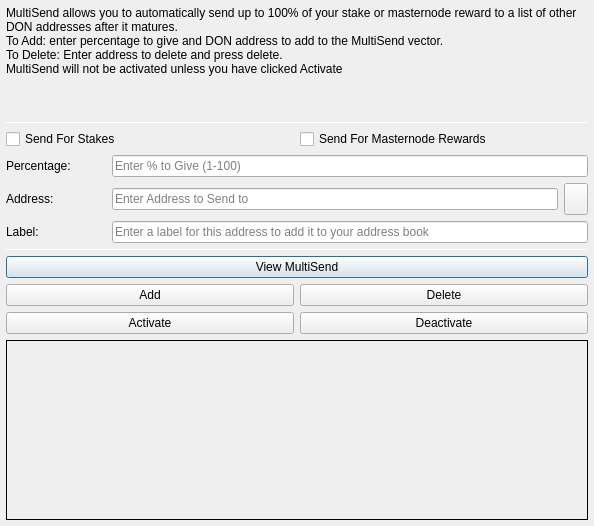
<?xml version="1.0" encoding="UTF-8"?>
<ui version="4.0">
 <class>MultiSendDialog</class>
 <widget class="QDialog" name="MultiSendDialog">
  <property name="windowModality">
   <enum>Qt::NonModal</enum>
  </property>
  <property name="geometry">
   <rect>
    <x>0</x>
    <y>0</y>
    <width>594</width>
    <height>526</height>
   </rect>
  </property>
  <property name="windowTitle">
   <string>MultiSend</string>
  </property>
  <layout class="QVBoxLayout" name="verticalLayout" stretch="0">
   <property name="leftMargin">
    <number>6</number>
   </property>
   <property name="topMargin">
    <number>6</number>
   </property>
   <property name="rightMargin">
    <number>6</number>
   </property>
   <property name="bottomMargin">
    <number>6</number>
   </property>
   <item>
    <layout class="QVBoxLayout" name="verticalLayout_Main" stretch="1,1,1,0,1,1,1">
     <item>
      <widget class="QLabel" name="label_2">
       <property name="lineWidth">
        <number>1</number>
       </property>
       <property name="text">
        <string>MultiSend allows you to automatically send up to 100% of your stake or masternode reward to a list of other DON addresses after it matures.
To Add: enter percentage to give and DON address to add to the MultiSend vector.
To Delete: Enter address to delete and press delete.
MultiSend will not be activated unless you have clicked Activate</string>
       </property>
       <property name="alignment">
        <set>Qt::AlignLeading|Qt::AlignLeft|Qt::AlignTop</set>
       </property>
       <property name="wordWrap">
        <bool>true</bool>
       </property>
      </widget>
     </item>
     <item>
      <widget class="Line" name="line">
       <property name="minimumSize">
        <size>
         <width>0</width>
         <height>1</height>
        </size>
       </property>
       <property name="maximumSize">
        <size>
         <width>16777215</width>
         <height>1</height>
        </size>
       </property>
       <property name="orientation">
        <enum>Qt::Horizontal</enum>
       </property>
      </widget>
     </item>
     <item>
      <layout class="QVBoxLayout" name="verticalLayout_Settings">
       <item>
        <layout class="QHBoxLayout" name="horizontalLayout">
         <item>
          <widget class="QCheckBox" name="multiSendStakeCheckBox">
           <property name="text">
            <string>Send For Stakes</string>
           </property>
          </widget>
         </item>
         <item>
          <widget class="QCheckBox" name="multiSendMasternodeCheckBox">
           <property name="text">
            <string>Send For Masternode Rewards</string>
           </property>
          </widget>
         </item>
        </layout>
       </item>
       <item>
        <layout class="QHBoxLayout" name="horizontalLayout_6">
         <item>
          <widget class="QLabel" name="label">
           <property name="minimumSize">
            <size>
             <width>100</width>
             <height>0</height>
            </size>
           </property>
           <property name="toolTip">
            <string>Percentage of stake to send</string>
           </property>
           <property name="text">
            <string>Percentage:</string>
           </property>
          </widget>
         </item>
         <item>
          <widget class="QLineEdit" name="multiSendPercentEdit">
           <property name="toolTip">
            <string>Enter whole numbers 1 - 100</string>
           </property>
           <property name="placeholderText">
            <string>Enter % to Give (1-100)</string>
           </property>
          </widget>
         </item>
        </layout>
       </item>
       <item>
        <layout class="QHBoxLayout" name="horizontalLayout_7">
         <item>
          <widget class="QLabel" name="label_5">
           <property name="minimumSize">
            <size>
             <width>100</width>
             <height>0</height>
            </size>
           </property>
           <property name="toolTip">
            <string>Address to send portion of stake to</string>
           </property>
           <property name="text">
            <string>Address:</string>
           </property>
          </widget>
         </item>
         <item>
          <widget class="QLineEdit" name="multiSendAddressEdit">
           <property name="toolTip">
            <string/>
           </property>
           <property name="placeholderText">
            <string>Enter Address to Send to</string>
           </property>
          </widget>
         </item>
         <item>
          <widget class="QToolButton" name="addressBookButton">
           <property name="maximumSize">
            <size>
             <width>16777215</width>
             <height>32</height>
            </size>
           </property>
           <property name="toolTip">
            <string>Choose an address from the address book</string>
           </property>
           <property name="text">
            <string/>
           </property>
           <property name="icon">
            <iconset resource="../don.qrc">
             <normaloff>:/icons/address-book</normaloff>:/icons/address-book</iconset>
           </property>
           <property name="shortcut">
            <string>Alt+A</string>
           </property>
          </widget>
         </item>
        </layout>
       </item>
      </layout>
     </item>
     <item>
      <layout class="QHBoxLayout" name="horizontalLayout_3">
       <item>
        <widget class="QLabel" name="label_3">
         <property name="minimumSize">
          <size>
           <width>100</width>
           <height>0</height>
          </size>
         </property>
         <property name="text">
          <string>Label:</string>
         </property>
        </widget>
       </item>
       <item>
        <widget class="QLineEdit" name="labelAddressLabelEdit">
         <property name="placeholderText">
          <string>Enter a label for this address to add it to your address book</string>
         </property>
        </widget>
       </item>
      </layout>
     </item>
     <item>
      <widget class="Line" name="line_2">
       <property name="minimumSize">
        <size>
         <width>0</width>
         <height>1</height>
        </size>
       </property>
       <property name="maximumSize">
        <size>
         <width>16777215</width>
         <height>1</height>
        </size>
       </property>
       <property name="orientation">
        <enum>Qt::Horizontal</enum>
       </property>
      </widget>
     </item>
     <item>
      <layout class="QVBoxLayout" name="verticalLayout_Buttons">
       <item>
        <layout class="QHBoxLayout" name="horizontalLayout_4">
         <item>
          <widget class="QPushButton" name="viewButton">
           <property name="toolTip">
            <string/>
           </property>
           <property name="statusTip">
            <string>View MultiSend Vector</string>
           </property>
           <property name="text">
            <string>View MultiSend</string>
           </property>
          </widget>
         </item>
        </layout>
       </item>
       <item>
        <layout class="QHBoxLayout" name="horizontalLayout_2">
         <item>
          <widget class="QPushButton" name="addButton">
           <property name="toolTip">
            <string/>
           </property>
           <property name="statusTip">
            <string>Add to MultiSend Vector</string>
           </property>
           <property name="text">
            <string>Add</string>
           </property>
          </widget>
         </item>
         <item>
          <widget class="QPushButton" name="deleteButton">
           <property name="toolTip">
            <string/>
           </property>
           <property name="statusTip">
            <string>Delete Address From MultiSend Vector</string>
           </property>
           <property name="text">
            <string>Delete</string>
           </property>
          </widget>
         </item>
        </layout>
       </item>
       <item>
        <layout class="QHBoxLayout" name="horizontalLayout_5">
         <item>
          <widget class="QPushButton" name="activateButton">
           <property name="statusTip">
            <string>Activate MultiSend</string>
           </property>
           <property name="text">
            <string>Activate</string>
           </property>
          </widget>
         </item>
         <item>
          <widget class="QPushButton" name="disableButton">
           <property name="statusTip">
            <string>Deactivate MultiSend</string>
           </property>
           <property name="text">
            <string>Deactivate</string>
           </property>
          </widget>
         </item>
        </layout>
       </item>
      </layout>
     </item>
     <item>
      <widget class="QLabel" name="message">
       <property name="minimumSize">
        <size>
         <width>0</width>
         <height>180</height>
        </size>
       </property>
       <property name="frameShape">
        <enum>QFrame::Panel</enum>
       </property>
       <property name="frameShadow">
        <enum>QFrame::Plain</enum>
       </property>
       <property name="lineWidth">
        <number>1</number>
       </property>
       <property name="midLineWidth">
        <number>1</number>
       </property>
       <property name="text">
        <string/>
       </property>
       <property name="alignment">
        <set>Qt::AlignLeading|Qt::AlignLeft|Qt::AlignTop</set>
       </property>
       <property name="wordWrap">
        <bool>true</bool>
       </property>
      </widget>
     </item>
    </layout>
   </item>
  </layout>
 </widget>
 <resources>
  <include location="../don.qrc"/>
 </resources>
 <connections/>
</ui>
